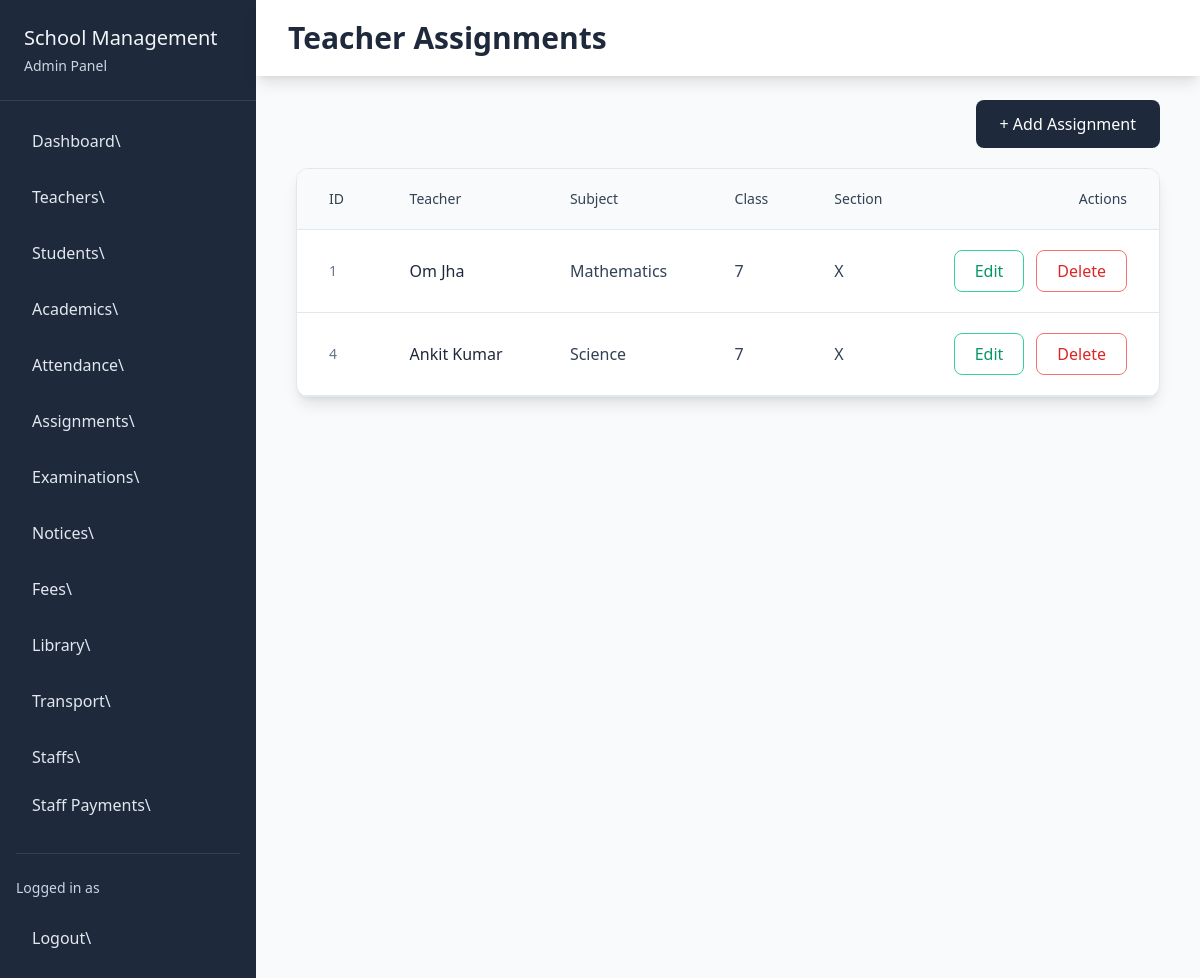
The app's page /academics/manage/teacher/assignment/ with its own data.
### academics/models.py (models this page shows, shortened)
class TeacherAssignment(models.Model):
    teacher = models.ForeignKey(Teacher, on_delete=models.CASCADE, related_name="assignments")
    subject = models.ForeignKey(Subject, on_delete=models.CASCADE)
    schoolclass = models.ForeignKey(SchoolClass, on_delete=models.CASCADE)
    section = models.ForeignKey(Section, on_delete=models.CASCADE)

class Subject(models.Model):
    name = models.CharField(max_length=20)
    schoolclasses = models.ManyToManyField(SchoolClass)
    class Meta:
        constraints = [
            models.UniqueConstraint(
                fields=["name"],
                name="unique_subject_name"
            )
        ]

class SchoolClass(models.Model):
    name = models.CharField(max_length=50)

class Section(models.Model):
    schoolclass = models.ForeignKey(SchoolClass, on_delete=models.CASCADE)
    name = models.CharField(max_length=10)

### teachers/models.py (models this page shows, shortened)
class Teacher(models.Model):
    GENDER_CHOICES = (
        ('male', 'Male'),
        ('female', 'Female'),
        ('other', 'Other'),
    )
    user = models.OneToOneField(User, on_delete=models.CASCADE)
    subject = models.ForeignKey("academics.Subject", on_delete=models.CASCADE, null=True, blank=True)
    phone = models.CharField(max_length=15)
    address = models.TextField()
    qualification = models.CharField(max_length=100)
    joining_date = models.DateField()
    gender = models.CharField(max_length=10, choices=GENDER_CHOICES, default='male')
    cover_image = models.ImageField(upload_to='teacher_covers/', null=True, blank=True)
    is_class_teacher = models.BooleanField(default=False)

### academics/views.py (the view)
# urls.py: path('manage/teacher/assignment/', views.manage_teacher_assignment, name="manage_teacher_assignment"),
def manage_teacher_assignment(req):
    data = {
        "teacherassignments" : TeacherAssignment.objects.all()
    }
    return render(req, "academics/manage_teacher_assignment.html", data)

### academics/templates/academics/manage_teacher_assignment.html (shortened to what this page needs)
{% extends 'school_admin/base.html' %}
{% block content %}
<div class="flex-1">
    <div class="flex items-center justify-between bg-white px-8 py-5 shadow-lg mb-6">
        <h1 class="text-3xl font-semibold text-slate-800">Teacher Assignments</h1>
    </div>
    <div class="px-10">
        <div class="flex justify-end"><a href="{% url 'insert_teacher_assignment' %}" class="px-6 py-3 rounded-lg bg-slate-800 text-white font-medium hover:bg-slate-700 mb-5 transition">+ Add Assignment</a></div>
        <div class="bg-white border border-slate-200 rounded-xl shadow-lg overflow-hidden">
            <table class="w-full">
                <thead class="bg-slate-50 border-b border-slate-200">
                    <tr>
                        <th class="px-8 py-5 text-left text-sm font-medium text-slate-700">ID</th>
                        <th class="px-8 py-5 text-left text-sm font-medium text-slate-700">Teacher</th>
                        <th class="px-8 py-5 text-left text-sm font-medium text-slate-700">Subject</th>
                        <th class="px-8 py-5 text-left text-sm font-medium text-slate-700">Class</th>
                        <th class="px-8 py-5 text-left text-sm font-medium text-slate-700">Section</th>
                        <th class="px-8 py-5 text-right text-sm font-medium text-slate-700">Actions</th>
                    </tr>
                </thead>
                <tbody>
                    {% for assignment in teacherassignments %}
                        <tr class="border-b border-slate-200 hover:bg-slate-50 transition">
                            <td class="px-8 py-5 text-sm text-slate-500">{{ assignment.id }}</td>
                            <td class="px-8 py-5">
                                <p class="font-medium text-slate-800">{{ assignment.teacher.user.get_full_name }}</p>
                            </td>
                            <td class="px-8 py-5 text-slate-700">{{ assignment.subject.name }}</td>
                            <td class="px-8 py-5 text-slate-700">{{ assignment.schoolclass.name }}</td>
                            <td class="px-8 py-5 text-slate-700">{{ assignment.section.name }}</td>
                            <td class="px-8 py-5">
                                <div class="flex justify-end gap-3">
                                    <a href="{% url "edit_teacher_assignment" assignment.id %}" class="px-5 py-2 rounded-lg border border-emerald-400 text-emerald-600 hover:bg-emerald-50 transition">Edit</a>
                                    <a href="{% url "delete_teacher_assignment" assignment.id %}" onclick="return confirm('Are you sure you want to delete this teacher assignment?');" class="px-5 py-2 rounded-lg border border-red-400 text-red-600 hover:bg-red-50 transition">Delete</a>
                                </div>
                            </td>
                        </tr>
                    {% endfor %}
                </tbody>
            </table>
        </div>
    </div>
</div>
{% endblock content %}

### records on screen
TeacherAssignment: id "1", teacher.user.get_full_name "Om Jha", subject.name "Mathematics", schoolclass.name "7", section.name "X"
TeacherAssignment: id "4", teacher.user.get_full_name "Ankit Kumar", subject.name "Science", schoolclass.name "7", section.name "X"
